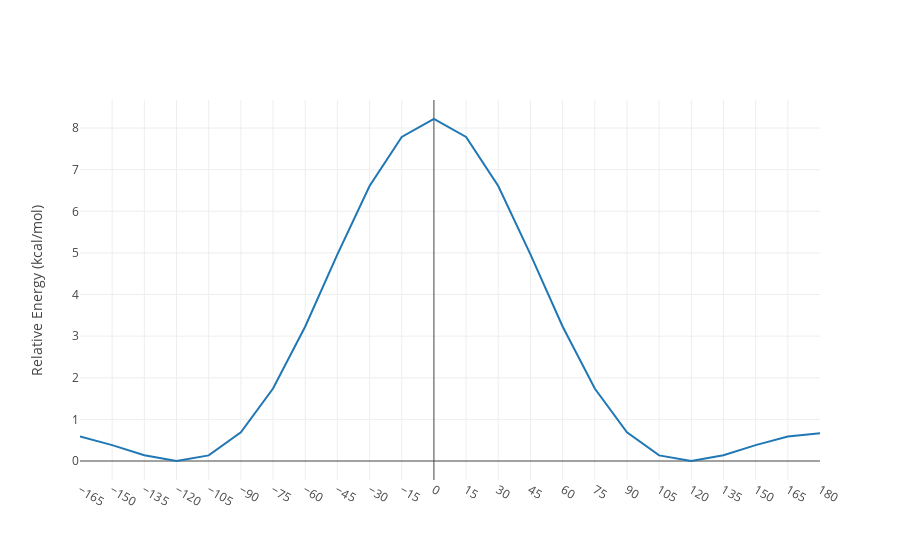

Notebook code cell kept with this figure:
### Markdown cell above
## Too many structures? Re-execute the above cell to clear them.

## Wanna see a static energy surface? Execute the cell below.

### Code cell
plotly.offline.init_notebook_mode(connected=True)
static = go.Figure([go.Scatter(x=x, y=e)],
                   go.Layout(xaxis=dict(tickvals=x, tickangle=30),
                             yaxis=dict(title='Relative Energy (kcal/mol)')))
plotly.offline.iplot(static)

### Figure 1 — Plotly figure (JSON) as saved in the notebook; plotly's stock layout.template omitted (floating-point values rounded to 4 significant figures)
{"data": [{"type": "scatter", "uid": "341de7a1-9963-474f-b4c2-5f20700e67ea", "x": [-165, -150, -135, -120, -105, -90, -75, -60, -45, -30, -15, 0, 15, 30, 45, 60, 75, 90, 105, 120, 135, 150, 165, 180], "y": [0.5894, 0.3818, 0.1381, 5.146e-05, 0.1342, 0.6897, 1.74, 3.233, 4.965, 6.607, 7.788, 8.218, 7.788, 6.607, 4.965, 3.233, 1.74, 0.6897, 0.1342, 0, 0.1382, 0.3817, 0.5894, 0.6693]}], "layout": {"xaxis": {"tickangle": 30, "tickvals": [-165, -150, -135, -120, -105, -90, -75, -60, -45, -30, -15, 0, 15, 30, 45, 60, 75, 90, 105, 120, 135, 150, 165, 180]}, "yaxis": {"title": {"text": "Relative Energy (kcal/mol)"}}}}
